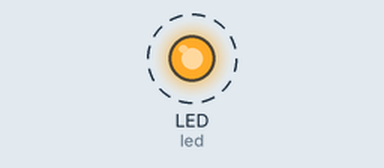
Recording of a program running on a simulated CircuitPython board. Shown: output pins drawn as LEDs (lit = HIGH). Dashed ring = blinking.

Above: at 0.5 s.
Timing chart, 0 to 4.6 s (numbered marks = the images above):
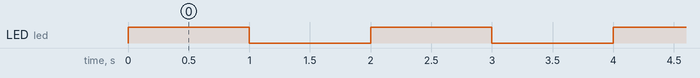

Measured:
- by itself, LED (led): alternates HIGH for 1.0 s and LOW for 1.0 s

The program:

blink-toggle.py
```python
import time
import board
from digitalio import DigitalInOut, Direction

# CircuitPython for Pico maps LED to GPIO25
led = DigitalInOut(board.LED)
led.direction = Direction.OUTPUT

while True:
    led.value = not led.value
    time.sleep(1)
```
